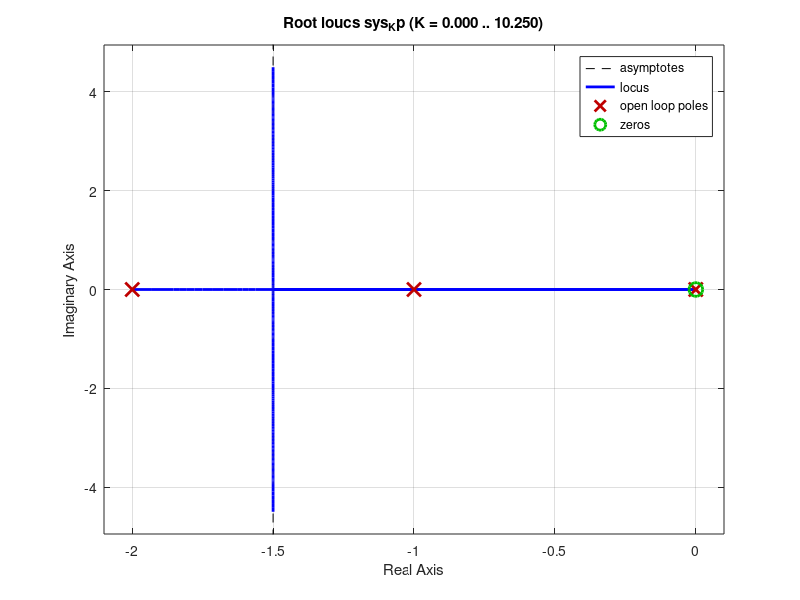
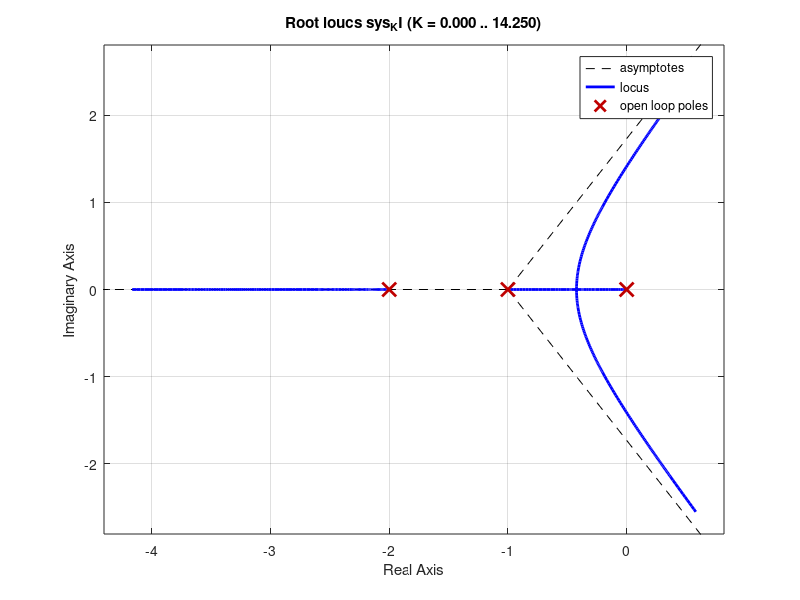
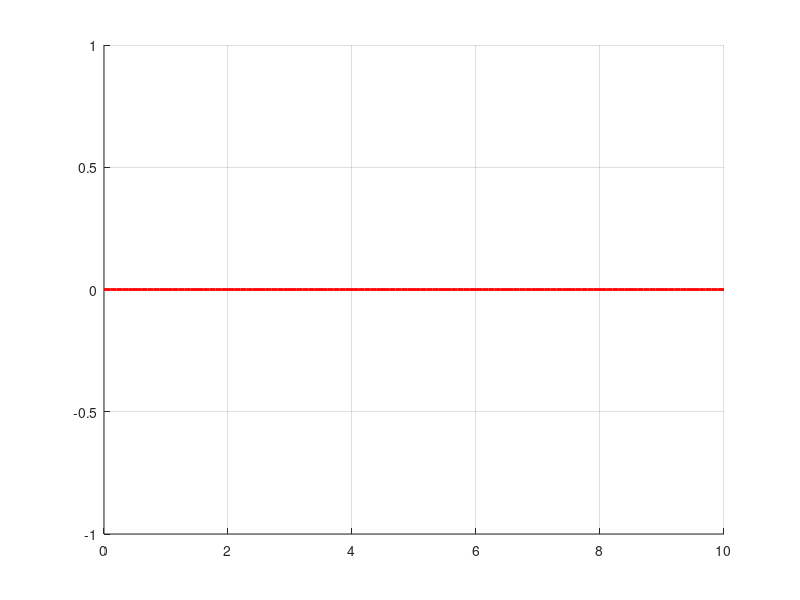

MATLAB code to generate these figures, in order: (Note: this script raises an error after producing the figures.)
clc
clear

% % The code used to solve two problems is included in this script.
% % Comment out the lines for the problem that you are not currently trying
% % to solve
%
% (Hint: You can highlight groups of lines to comment/uncomment
%
% %%%%%%%%%%%%%%%%%%%%%%%%%%%%%%%%%%%%%%%%%%%%%%%%%%%%%%%%%%%%%%%%%%%%%%%%
% %%%%%%%%%%%%%%%%%%%%%%%%%%%%%%%%%%%%%%%%%%%%%%%%%%%%%%%%%%%%%%%%%%%%%%%%
% % Solution for problem AP7.14
% % Y/R characteristic equation
% 
% s = tf('s');
% 
% 
% % Figure out what the ultimate gain is by checking when the root locus
%     % crosses the imaginary axis
% sys_CE = s/(s^2*(s+10)*(s+7.5));
% 
% figure(1)
% rlocus(sys_CE)
% 
% % The root locus crosses the imaginary axis around K=1310
% % Remember we redefined K=10*Kp
% 
% KU = 1310/10; % ultimate gain
% 
% % We can also get ultimate period from the root locus
% % The frequency at the crossing is around w=8.75 rad/s
% 
% PU = 2*pi()/8.75;
% 
% % We can confirm this with a step input and manually measure the period
% 
% sys_CL = (10*KU*s)/(s^2*(s+10)*(s+7.5)+10*KU*s);
% 
% [CL_output,time]=step(sys_CL,5);
% 
% figure(2)
% plot(time,CL_output,'red','LineWidth',2)
% grid on
% box off
% ax=gca;
% ax.FontSize=16;
% title('Ultimate Gain Response')
% xlabel('Time (s)','FontSize',22)
% ylabel('Response','FontSize',22)
% 
% % We can now find our other gains using the table
% 
% Kp = 0.6*KU;
% KI = 1.2*KU/PU;
% KD = 0.6*KU*PU/8;
% 
% sys_CL = (10*(KD*s^2+Kp*s+KI))/(s^2*(s+10)*(s+7.5)+10*(KD*s^2+Kp*s+KI));
% 
% [CL_output,time]=step(sys_CL,5);
% 
% figure(3)
% plot(time,CL_output,'red','LineWidth',2)
% grid on
% box off
% ax=gca;
% ax.FontSize=16;
% title('Step Response')
% xlabel('Time (s)','FontSize',22)
% ylabel('Response','FontSize',22)
% 
% % We also need to plot the disturbance step response
% % Use TF for Y/Td
% 
% sys_dist = 10*s/(s^2*(s+10)*(s+7.5)+10*(KD*s^2+Kp*s+KI));
% 
% [dist_output,time]=step(sys_dist,5);
% 
% figure(4)
% plot(time,dist_output,'red','LineWidth',2)
% grid on
% box off
% ax=gca;
% ax.FontSize=16;
% title('Disturbance Response')
% xlabel('Time (s)','FontSize',22)
% ylabel('Response','FontSize',22)


%%%%%%%%%%%%%%%%%%%%%%%%%%%%%%%%%%%%%%%%%%%%%%%%%%%%%%%%%%%%%%%%%%%%%%%%
%%%%%%%%%%%%%%%%%%%%%%%%%%%%%%%%%%%%%%%%%%%%%%%%%%%%%%%%%%%%%%%%%%%%%%%%
% Solution for problem DP7.7

% Set up root locus for changes in Kp and KI to see how changing each gain
    % changes the pole locations and response characteristics
    
% Use the root locus plots to understand how changing gains changes the
    % step response

% Root locus for Kp

s=tf('s');

KI=0;
sys_Kp = s/(s*(s+1)*(0.5*s+1)+KI);

figure(1)
rlocus(sys_Kp)

% Root locus for KI

Kp=0;
sys_KI = 1/(s*(s+1)*(0.5*s+1)+Kp*s);

figure(2)
rlocus(sys_KI)

% Velocity error constant for this system
% Kv=lim s->0 sGc(s)Gp(s)
Kv = KI

% We can check the response characteristics on the step response

sys_CL = (Kp*s + KI)/(s*(s+1)*(0.5*s+1)+Kp*s+KI);
[output,time]=step(sys_CL,10);

figure(3)
plot(time,output,'red','LineWidth',2)
grid on
box off
ax=gca;
ax.FontSize=16;
title('Position Response')
xlabel('Time (s)','FontSize',22)
ylabel('Position','FontSize',22)